Frame 1 (no input): blank canvas, image omitted
Frame 60 (no input): blank canvas, image omitted
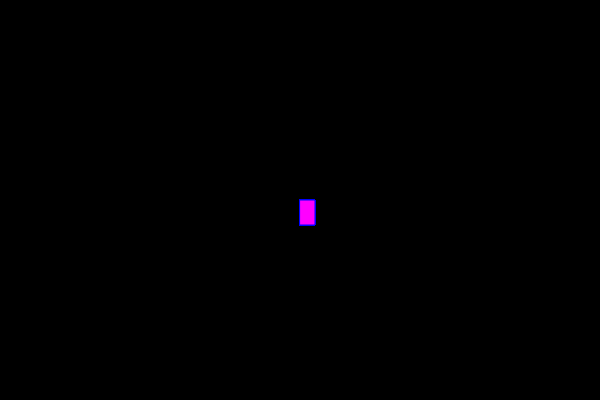
Frame 120 (the mouse pressed at the canvas centre since frame 60)

The p5.js sketch whose frames 1 and 60 were blank and that drew this single picture after the mouse press (run headless with seeded random() and noise() and a simulated clock; from frame 60 on, the mouse is pressed at the canvas centre):

// p5.js sketch
// ── sketch.js
function setup() 
{createCanvas(600,400);
background("black");} 

function draw(){
  stroke("blue");
  fill("magenta");
  
  if(mouseIsPressed) { rect(mouseX, mouseY, 15,25);}
}
             
